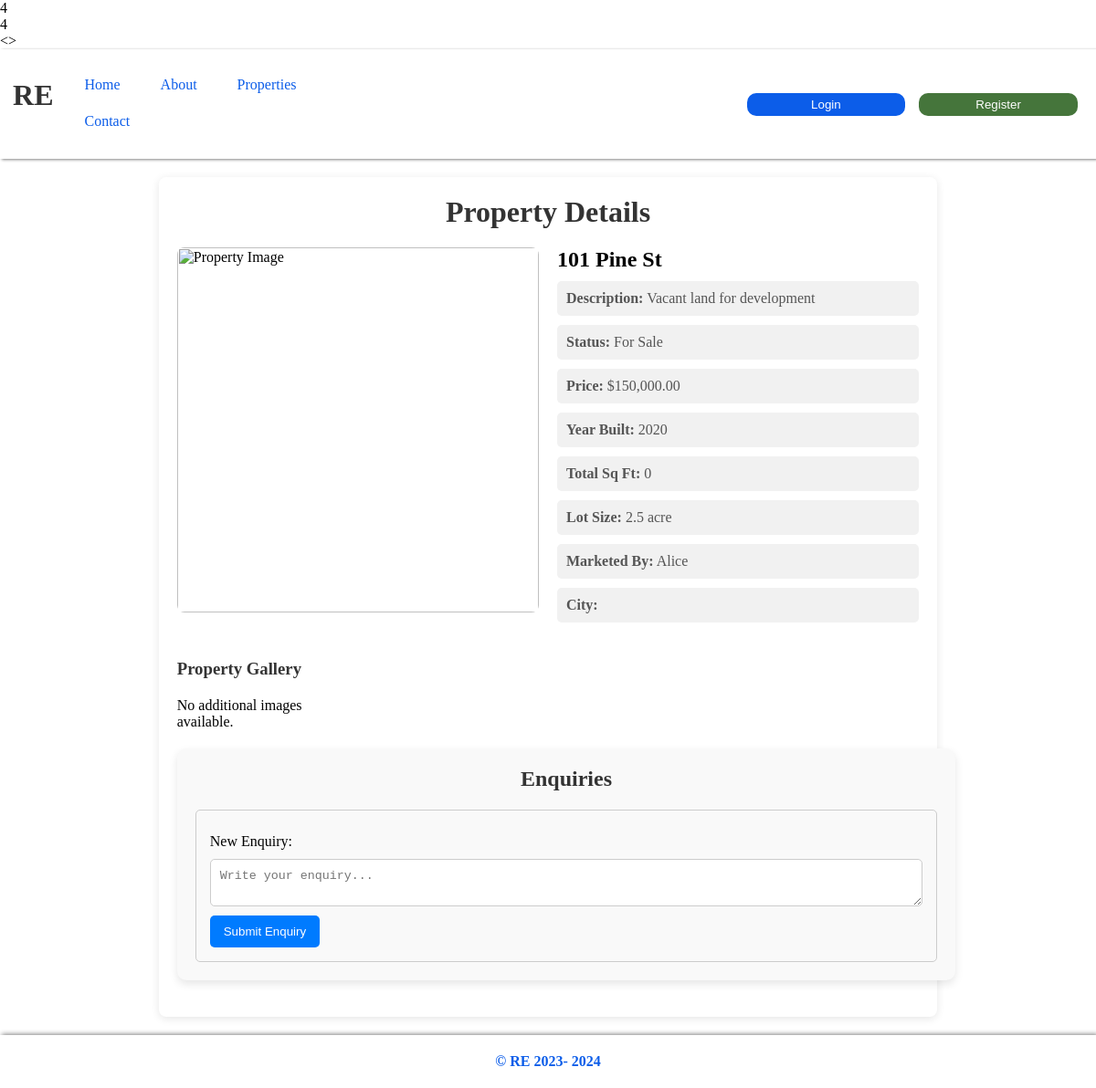
Page /property-details?id=4 on the committed database.
### tables this page shows
create table property(
    id int auto_increment primary key,
    propertyType int,
    status varchar(20) not null,
    yearBuilt int not null,
    marketedBy int not null,
    description varchar(255) not null,
    price float not null,
    totalSqFt float not null,
    lotSizeUnit varchar(20) not null,
    lotSize float not null,
    cityId int,
    address varchar(50) not null,
    foreign key (marketedBy) references user(id) on delete cascade,
    foreign key (cityId) references city(id) on delete set null,
    createdAt datetime default current_timestamp
);

create table user(
    id int auto_increment primary key,
    firstName varchar(50) not null,
    lastName varchar(50) not null,
    email varchar(100) not null,
    username varchar(50) not null,
    password varchar(255) not null,
    roleId int,
    avatar varchar(255) not null,
    foreign key (roleId) references role(id) on delete set null,
    createdAt datetime default current_timestamp

);

### src/controllers/HomeController.php (called while the page is built, shortened)
<?php
    class HomeController {
        private PropertyRepository $propertyRepository;
        public function __construct(
            PropertyRepository $propertyRepository,
            UserService $userService,
            PropertyTypeRepository $propertyTypeRepository,
            CityRepository $cityRepository,
            CommentRepository $commentRepository,
            EnquiryRepository $enquiryRepository,
        ) {
            $this->propertyRepository = $propertyRepository;
        }
        public function getPropertyDetails($id) : void {
            $property = $this->propertyRepository->getPropertyById($id);
            require_once __DIR__."/../../public/property-details.php";
        }
    }

### src/repositories/PropertyRepository.php (called while the page is built, shortened)
<?php
    class PropertyRepository {
        private PropertyDAO $propertyDAO;
        private PropertyTypeDAO $propertyTypeDAO;
        private RoleDAO $roleDAO;
        private UserDAO $userDAO;
        private EnquiryDAO $enquiryDAO;
        public function __construct(
            PropertyDAO $propertyDAO,
            PropertyTypeDAO $propertyTypeDAO,
            UserDAO $userDAO,
            RoleDAO $roleDAO,
            EnquiryDAO $enquiryDAO,
            CommentDAO $commentDAO
        ) {
            $this->propertyDAO = $propertyDAO;
            $this->propertyTypeDAO = $propertyTypeDAO;
            $this->userDAO = $userDAO;
            $this->roleDAO = $roleDAO;
            $this->enquiryDAO = $enquiryDAO;
        }
        public function getPropertyById(int $id) : Property {
            $property = $this->propertyDAO->getPropertyById($id);
            $marketedBy = $this->userDAO->getUserById($property->getMarketedBy()->getId());
            $marketedBy->setRole($this->roleDAO->getRoleById($marketedBy->getRole()->getId()));
            $propertyType = $this->propertyTypeDAO->getPropertyTypeById($property->getPropertyType()->getId());
            $property->setMarketedBy($marketedBy);
            $property->setPropertyType($propertyType);
            $enquiries = $this->enquiryDAO->getEnquiriesByPropertyId($property->getId());
            $property->setEnquiries($enquiries);
            return $property;
        }
    }

### src/dao/PropertyDAO.php (called while the page is built, shortened)
<?php
class PropertyDAO
{
    private mysqli $db;
    public function __construct(
        mysqli $db
    ) {
        $this->db=$db;
    }
    public function getPropertyById(int $id): Property
    {
        $property = null;
        try {
            $propertyResult = $this->db->query("SELECT * FROM property WHERE id=$id;");
            if ($propertyResult->num_rows > 0) {
                $row = $propertyResult->fetch_assoc();
                $property = new Property();
                $property->setId($row["id"]);
                $property->setStatus($row["status"]);
                $property->setYearBuilt($row["yearBuilt"]);
                $property->setDescription($row["description"]);
                $property->setPrice($row["price"]);
                $property->setTotalSqFt($row["totalSqFt"]);
                $property->setLotSizeUnit($row["lotSizeUnit"]);
                $property->setLotSize($row["lotSize"]);
                $property->setAddress($row["address"]);
                $property->setCity(new City($row["cityId"]));
                $property->setPropertyType(new PropertyType($row["propertyType"]));
                $property->setMarketedBy(new User($row["marketedBy"]));
            }
        } catch (PDOException $pdoe) {
            throw new ErrorException("Database Error : " . $pdoe->getMessage());
        } catch (ErrorException $e) {
            throw $e;
        }
        return $property;
    }
}

### src/models/Property.php (called while the page is built, shortened)
<?php
   class Property {
    private ?PropertyType $propertyType = null;
    private ?User $marketedBy = null;
    public function __construct(
        ?int $id = null,
        ?PropertyType $propertyType = null,
        ?string $status = null,
        ?int $yearBuilt = null,
        ?User $marketedBy = null,
        ?string $description = null,
        ?float $price = null,
        ?float $totalSqFt = null,
        ?string $lotSizeUnit = null,
        ?float $lotSize = null,
        ?DateTime $createdAt = null,
        ?array $propertyPhotos= null,
        ?string $address = null,
        ?City $city = null,
    ) {
        $this->propertyType = $propertyType;
        $this->marketedBy = $marketedBy;
    }
    public function getPropertyType(): ?PropertyType {
        return $this->propertyType;
    }
    public function setPropertyType(?PropertyType $propertyType): void {
        $this->propertyType = $propertyType;
    }
    public function getMarketedBy(): ?User {
        return $this->marketedBy;
    }
    public function setMarketedBy(?User $marketedBy): void {
        $this->marketedBy = $marketedBy;
    }
}

### src/models/User.php (called while the page is built, shortened)
<?php
class User {
    private ?int $id = null;
    private ?Role $role = null;
    public function __construct(
        ?int $id = null,
        ?string $firstName = null,
        ?string $lastName = null,
        ?string $email = null,
        ?string $username = null,
        ?string $password = null,
        ?Role $role = null,
        ?string $avatar = null
    ) {
        $this->id = $id;
        $this->role = $role;
    }
    public function getId(): ?int {
        return $this->id;
    }
    public function setId(?int $id): void {
        $this->id = $id;
    }
    public function getRole(): ?Role {
        return $this->role;
    }
    public function setRole(?Role $role): void {
        $this->role = $role;
    }
}

### src/dao/UserDAO.php (called while the page is built, shortened)
<?php
class UserDAO
{
    private mysqli $db;
    public function __construct(
        mysqli $db
    ) {
        $this->db=$db;
    }
    private function rowMapHelper(array $row): User
    {
        $user = new User();
        $user->setId($row["id"]);
        $user->setFirstName($row["firstName"]);
        $user->setLastName($row["lastName"]);
        $user->setEmail($row["email"]);
        $user->setUsername($row["username"]);
        $user->setPassword($row["password"]);
        $user->setRole(new Role($row["roleId"]));
        $user->setAvatar($row["avatar"]);
        return $user;
    }
    private function queryHelper($initQuery,$map,&$query="",&$bindArr=[],&$bindString="") {
        $query = $initQuery. " ";
        $i =0;
        foreach ($map as $key => $value) {
            if($i==0){
                $query .= "where ";
            }
            $query .= "$key=?";
            $i++;
        }
        foreach ($map as $key => $value) {
            $bindString .= $value["type"];
        }
        $query .=";";
    }
    private function getUserHelper(array $map): ?User{
        $query = "";
        $bindArr = [];
        $bindString = "";
        $this->queryHelper("SELECT * FROM user",$map,$query,$bindArr,$bindString);
        $user = null;
        try {
            $stmt = $this->db->prepare($query);
            $params = array_merge([$bindString],$bindArr);
            call_user_func_array([$stmt,"bind_param"],Helper::refValues($params));
            if (!$stmt->execute()) {
                throw new Exception("Someting went wrong while trying to get the data");
            }
            $result = $stmt->get_result();
            if ($result->num_rows > 0) {
                $row = $result->fetch_assoc();
                $user = $this->rowMapHelper($row);
            }else {
                throw new Exception("User not found with given information");
            }
        } catch (PDOException $pdoe) {
            throw new ErrorException("Database Error : " . $pdoe->getMessage());
        } catch (ErrorException $e) {
            throw $e;
        }
        return $user;
    }
    public function getUserById(int $id): User
    {
        return $this->getUserHelper(array(
            "id"=> array(
                "type" => "i",
                "value" => $id
            )
        ));
    }
}

### src/utils/Helper.php (called while the page is built, shortened)
<?php
class Helper
{
    public static function refValues(array $arr): array
    {
        $refs = [];
        foreach ($arr as $key => $value) {
            $refs[$key] = &$arr[$key];
        }
        return $refs;
    }
}

### src/models/Role.php (called while the page is built, shortened)
<?php
    class Role {
        private int|null $id=null;
        function __construct(int|null $id=null, string|null $name=null) {
            $this->id=$id;
        }
        function getId():int|null {
            return $this->id;
        }
        function setId(int|null $id):void {
            $this->id = $id;
        }
    }

### src/dao/RoleDAO.php (called while the page is built, shortened)
<?php
    class RoleDAO {
        private mysqli $db;
        public function __construct($dbConnection=null) {
            $this->db = $dbConnection;
        }
        function getRoleById(int $id) : Role {
            $result  = $this->db->query("SELECT
                   * from role where id=$id;
                   ") or trigger_error("Something Went wrong while trying to execute SELECT query");
            $role = new Role();
            if($result->num_rows> 0) {
                $row=$result->fetch_assoc();
                $role->setId($row["id"]);
                $role->setName($row["name"]);
            }else {
                throw new ErrorException("State with Provided Id not found");
            }
            return $role;
        }
    }

### src/models/PropertyType.php (called while the page is built, shortened)
<?php
class PropertyType {
    private ?int $id = null;
    public function __construct(
        ?int $id = null,
        ?string $name = null,
        ?User $createdBy = null,
        ?DateTime $createdAt = null
    ) {
        $this->id = $id;
    }
    public function getId(): ?int {
        return $this->id;
    }
    public function setId(?int $id): void {
        $this->id = $id;
    }
}

### src/dao/PropertyTypeDAO.php (called while the page is built, shortened)
<?php
class PropertyTypeDAO
{
    private mysqli $db;
    public function __construct(
        mysqli $db
    ) {
        $this->db = $db;
    }
    private function rowMapHelper(array $row): PropertyType
    {
        $propertyType = new PropertyType();
        $propertyType->setId($row["id"]);
        $propertyType->setName($row["name"]);
        $propertyType->setCreatedBy(new User($row["createdBy"]));
        return $propertyType;
    }
    public function getPropertyTypeById(int $id): PropertyType
    {
        $propertyType = null;
        try {
            $stmt = $this->db->prepare("SELECT * FROM propertyType where id=?;");
            $stmt->bind_param("i", $id);
            if (!$stmt->execute()) {
                throw new Exception("Someting went wrong while trying to get the data");
            }
            $result = $stmt->get_result();
            if ($result->num_rows > 0) {
                $row = $result->fetch_assoc();
                $propertyType = $this->rowMapHelper($row);
            }
        } catch (PDOException $pdoe) {
            throw new ErrorException("Database Error : " . $pdoe->getMessage());
        } catch (ErrorException $e) {
            throw $e;
        }
        return $propertyType;
    }
}

### public/property-details.php (the view, shortened to what this page needs)
<?php require_once __DIR__ . "/../constants.php";
require_once __DIR__ . "/../src/models/Property.php";
?>
<!DOCTYPE html>
<html lang="en">
<head>
    <link href="<?php echo URL . 'public/css/index.css'; ?>" rel="stylesheet" type="text/css" />
    <link href="<?php echo URL . 'public/css/property-details.css'; ?>" rel="stylesheet" type="text/css" />
</head>
<>
    <?php include __DIR__ . "/../components/header.php"; ?>
    <div class="container">
        <h1>Property Details</h1>
        <?php if ($property instanceof Property): ?>
            <div class="property-detail">
                <div class="property-image">
                    <img src="<?php echo $property->getPropertyPhotos() != null ? URL . $property->getPropertyPhotos()[0]->getUrl() : ''; ?>"
                        alt="Property Image" />
                </div>
                <div class="property-info">
                    <h2><?php echo $property->getAddress(); ?></h2>
                    <p><strong>Description:</strong> <?php echo $property->getDescription(); ?></p>
                    <p><strong>Status:</strong> <?php echo $property->getStatus(); ?></p>
                    <p><strong>Price:</strong> $<?php echo number_format($property->getPrice(), 2); ?></p>
                    <p><strong>Year Built:</strong> <?php echo $property->getYearBuilt(); ?></p>
                    <p><strong>Total Sq Ft:</strong> <?php echo $property->getTotalSqFt(); ?></p>
                    <p><strong>Lot Size:</strong>
                        <?php echo $property->getLotSize() . ' ' . $property->getLotSizeUnit(); ?>
                    </p>
                    <p><strong>Marketed By:</strong> <?php echo $property->getMarketedBy()->getFirstName(); ?></p>
                    <p><strong>City:</strong> <?php echo $property->getCity()->getName(); ?></p>
                </div>
            </div>
            <div class="gallery">
                <h3>Property Gallery</h3>
                <div class="gallery-grid">
                    <?php if ($property->getPropertyPhotos() != null): ?>
                        <?php foreach ($property->getPropertyPhotos() as $photo): ?>
                            <div class="gallery-item">
                                <img src="<?php echo URL . $photo->getUrl(); ?>" alt="Gallery Image" />
                            </div>
                        <?php endforeach; ?>
                    <?php else: ?>
                        <p>No additional images available.</p>
                    <?php endif; ?>
                </div>
            </div>
            <div class="enquiries">
                <h3> Enquiries</h3>
                <div class="enquiryInputBox">
                    <form class="enquiryForm" method="post">
                        <div action="" method="post">
                            <label for="enquiry" style="display:block;padding:10px 0;">New Enquiry:</label>
                            <textarea id="enquiry" name="enquiryString" placeholder="Write your enquiry..."
                                required></textarea>
                        </div>
                        <div style="margin-top:10px;">
                            <button type="submit" name="enquiry">Submit Enquiry</button>
                        </div>
                    </form>
                </div>
            </div>
        </div>
        <?php else: ?>
        <p>Property not found.</p>
        <?php endif; ?>
    <?php include __DIR__ . "/../components/footer.php"; ?>
</body>
</html>

### rows in the picture
property: address "101 Pine St", description "Vacant land for development", status "For Sale", price "150,000.00", yearBuilt "2020", totalSqFt "0", lotSize "2.5", lotSizeUnit "acre"
user: firstName "Alice"

### other values in the picture
$msg "4"
